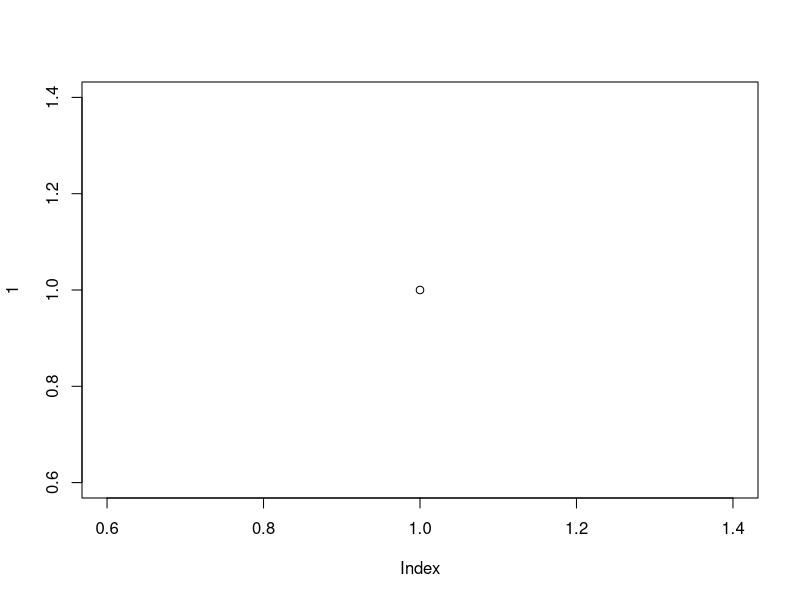
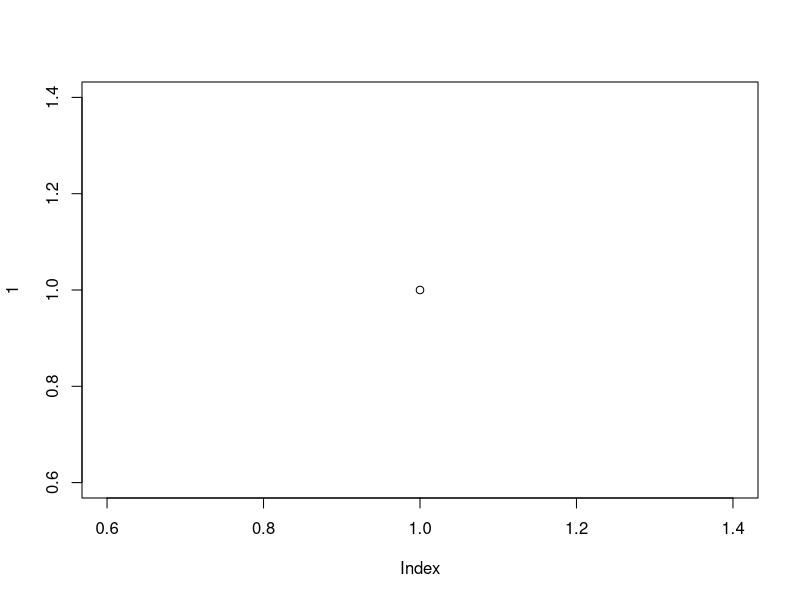

Write the R code that produced these figures, in order.
## ---- chunk 1
if(knitr::is_latex_output()){
  knitr::opts_chunk$set(
  echo = FALSE,
  fig.align = "center",
  message = FALSE,
  warning = FALSE,
  collapse = T)
}
## ---- chunk 2
#| fig.cap = "CAPTION HERE."

plot(1)
#knitr::include_graphics("../Output/Figures/_PATH_") #Use this when filling in figures from analysis 
## ---- chunk 3
knitr::kable(x = 1, #Replace 1 with whatever object you want included as a table
      digits = 3, align = "c",
      caption = "CAPTION HERE")
## ---- chunk 4
#| fig.cap = "CAPTION HERE."

plot(1)
#knitr::include_graphics("../Output/Figures/_PATH_") #Use this when filling in figures from analysis 
